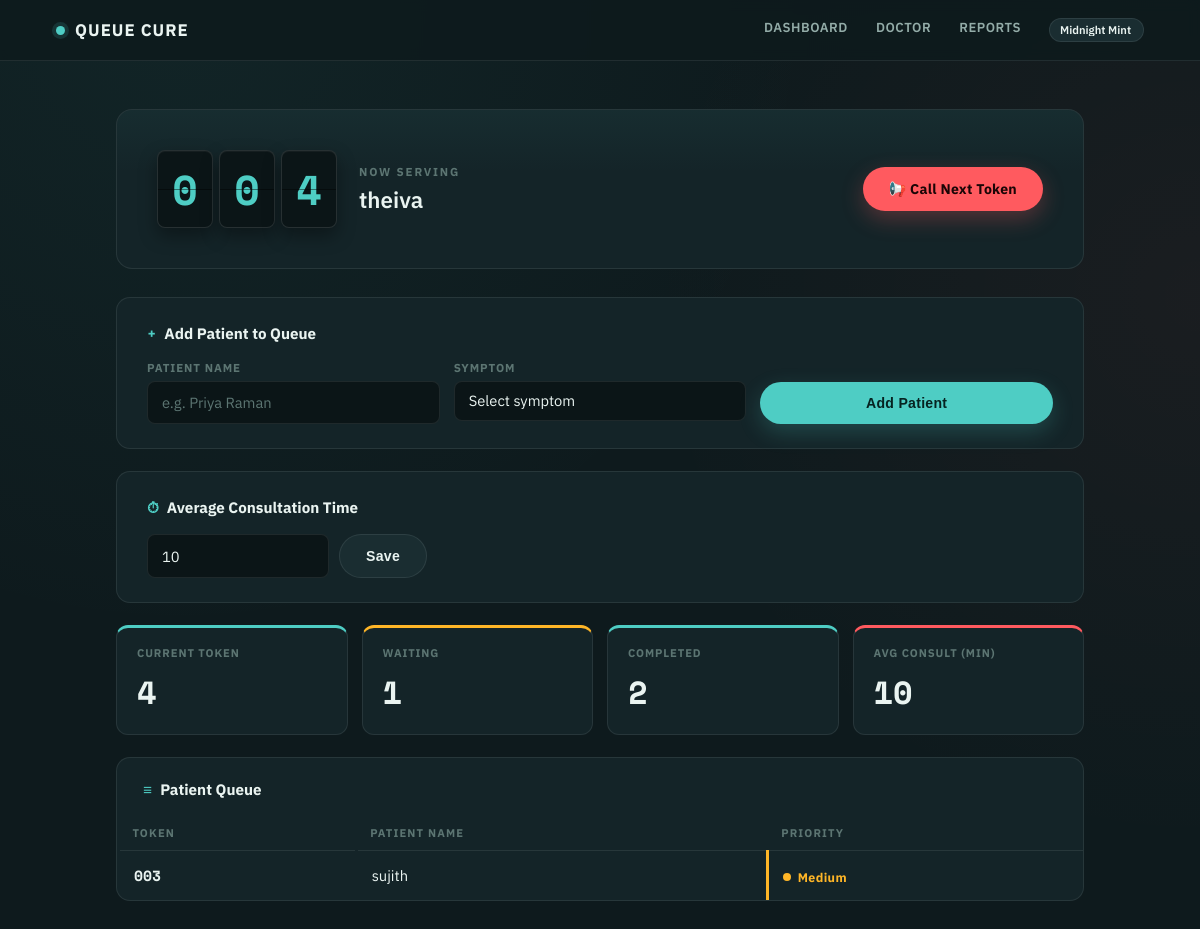
The page / on the database its author committed.
### tables this page shows
CREATE TABLE patients(
    id INTEGER PRIMARY KEY AUTOINCREMENT,
    name TEXT NOT NULL,
    token INTEGER NOT NULL,
    status TEXT DEFAULT 'waiting',
    priority TEXT DEFAULT 'Low',
    created_date TEXT,
    created_time TEXT,
    completed_time TEXT
);

### app.py (the view)
@app.route("/")
def receptionist():
    conn = sqlite3.connect("clinic.db")
    cursor = conn.cursor()
    today = today_str()
    cursor.execute("""
        SELECT *
        FROM patients
        WHERE status='waiting'
        AND created_date=?
        ORDER BY token
        """, (today,))
    patients = cursor.fetchall()
    cursor.execute("""
        SELECT COUNT(*)
        FROM patients
        WHERE status='completed'
        AND created_date=?
        """, (today,))
    completed_count = cursor.fetchone()[0]
    cursor.execute("""
        SELECT COUNT(*)
        FROM patients
        WHERE status='waiting'
        AND created_date=?
        """, (today,))
    waiting_count = cursor.fetchone()[0]
    cursor.execute(
        "SELECT avg_time FROM settings WHERE id=1"
    )
    avg_time = cursor.fetchone()[0]
    cursor.execute("""
        SELECT token, name
        FROM patients
        WHERE status='serving'
        AND created_date=?
        ORDER BY token DESC
        LIMIT 1
        """, (today,))
    current_patient = cursor.fetchone()
    conn.close()
    return render_template(
        "receptionist.html",
        patients=patients,
        current_patient=current_patient,
        avg_time=avg_time,
        waiting_count=waiting_count,
        completed_count=completed_count
    )

### app.py (called while the page is built)
def today_str():
    return datetime.now().strftime("%d-%m-%Y")

### templates/receptionist.html (shortened to what this page needs)
<!DOCTYPE html>
<html lang="en">
<head>
</head>
<body>
<nav class="navbar">
  <a class="navbar-brand" href="/">
    <span class="dot"></span> Queue&nbsp;Cure
  </a>
  <div class="nav-links">
    <a href="/">Dashboard</a>
    <a href="/doctor">Doctor</a>
    <a href="/reports">Reports</a>
    <select id="themePicker" class="theme-picker" aria-label="Color theme">
      <option value="mint">Midnight Mint</option>
    </select>
  </div>
</nav>
<div class="wrap">
  {% set token_str = "%03d"|format(current_patient[0] if current_patient else 0) %}
  <div class="board">
    <div class="board-left">
      <div class="flaps">
        <div class="flap">{{ token_str[0] }}</div>
        <div class="flap">{{ token_str[1] }}</div>
        <div class="flap">{{ token_str[2] }}</div>
      </div>
      <div class="now-serving-meta">
        <span class="label">Now Serving</span>
        <span class="name">{{ current_patient[1] if current_patient else "No patient yet" }}</span>
      </div>
    </div>
    <a href="/call_next" class="btn btn-call">
      📢 Call Next Token
    </a>
  </div>
  <div class="panel">
    <h3 class="panel-title"><span class="tick">+</span> Add Patient to Queue</h3>
    <form action="/add_patient" method="POST">
      <div class="field-row">
        <div class="field">
          <label for="name">Patient name</label>
          <input type="text" id="name" name="name" placeholder="e.g. Priya Raman" required>
        </div>
        <div class="field">
          <label for="symptom">Symptom</label>
          <select id="symptom" name="symptom" required>
            <option value="">Select symptom</option>
          </select>
        </div>
        <div class="field field-submit">
          <button type="submit" class="btn btn-mint">Add Patient</button>
        </div>
      </div>
    </form>
  </div>
  <div class="panel">
    <h3 class="panel-title"><span class="tick">⏱</span> Average Consultation Time</h3>
    <form action="/set_time" method="POST">
      <div class="time-row">
        <input type="number" name="avg_time" value="{{ avg_time }}">
        <button type="submit" class="btn btn-ghost">Save</button>
      </div>
    </form>
  </div>
  <div class="stats">
    <div class="stat" style="--stat-color: var(--mint);">
      <div class="label">Current Token</div>
      <div class="value">{{ current_patient[0] if current_patient else 0 }}</div>
    </div>
    <div class="stat" style="--stat-color: var(--amber);">
      <div class="label">Waiting</div>
      <div class="value">{{ waiting_count }}</div>
    </div>
    <div class="stat" style="--stat-color: var(--mint);">
      <div class="label">Completed</div>
      <div class="value">{{ completed_count }}</div>
    </div>
    <div class="stat" style="--stat-color: var(--coral);">
      <div class="label">Avg Consult (min)</div>
      <div class="value">{{ avg_time }}</div>
    </div>
  </div>
  <div class="panel" style="padding:0; overflow:hidden;">
    <div style="padding: 20px 26px 0;">
      <h3 class="panel-title"><span class="tick">≡</span> Patient Queue</h3>
    </div>
    <table class="queue-table">
      <thead>
        <tr>
          <th>Token</th>
          <th>Patient Name</th>
          <th>Priority</th>
        </tr>
      </thead>
      <tbody>
        {% for patient in patients %}
        <tr>
          <td class="token-cell">{{ "%03d"|format(patient[2]) }}</td>
          <td>{{ patient[1] }}</td>
          <td style="--row-color: {{ 'var(--coral)' if patient[4] == 'High' else ('var(--amber)' if patient[4] == 'Medium' else 'var(--mint)') }};">
            {% if patient[4] == "High" %}
              <span class="priority-tag p-high"><span class="dot"></span>High</span>
            {% elif patient[4] == "Medium" %}
              <span class="priority-tag p-med"><span class="dot"></span>Medium</span>
            {% else %}
              <span class="priority-tag p-low"><span class="dot"></span>Low</span>
            {% endif %}
          </td>
        </tr>
        {% else %}
        <tr>
          <td colspan="3" class="empty-row">No patients in the queue. Add one above to get started.</td>
        </tr>
        {% endfor %}
      </tbody>
    </table>
  </div>
</div>
</body>
</html>

### rows shown on the page
patients: name "theiva", token "4"
patients: token "003", name "sujith", priority "Medium" (drawn)

### other values the page prints
{{ token_str[0] }} "0"
{{ token_str[1] }} "0"
{{ token_str[2] }} "4"
{{ waiting_count }} "1"
{{ completed_count }} "2"
{{ avg_time }} "10"
